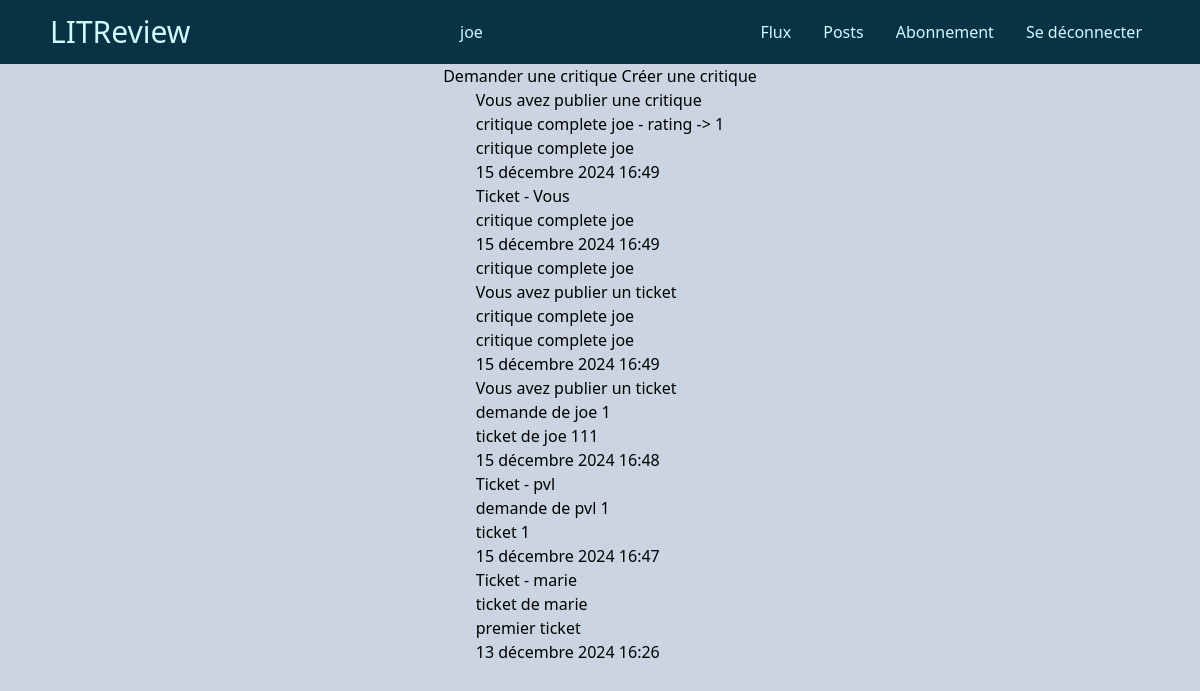
The app's page /review/flux/ (signed in) with its own data.
### authentication/models.py (models this page shows, shortened)
class User(AbstractBaseUser, PermissionsMixin):
    username = models.CharField(max_length=20, unique=True)
    is_active = models.BooleanField(default=True)
    is_superuser = models.BooleanField(default=False)
    is_staff = models.BooleanField(default=False)
    date_joined = models.DateTimeField(default=timezone.now)
    last_login = models.DateTimeField(blank=True, null=True)
    objects = CustomUserManager()
    USERNAME_FIELD = 'username'
    REQUIRED_FIELDS = []

### review/models.py (models this page shows, shortened)
class Review(models.Model):
    ticket = models.ForeignKey(to=Ticket, on_delete=models.CASCADE)
    rating = models.PositiveSmallIntegerField(validators=[MinValueValidator(0), MaxValueValidator(5)])
    headline = models.CharField(max_length=128)
    body = models.CharField(max_length=8192, blank=True)
    user = models.ForeignKey(to=settings.AUTH_USER_MODEL, on_delete=models.CASCADE)
    time_created = models.DateTimeField(auto_now_add=True)

class Ticket(models.Model):
    title = models.CharField(max_length=128)
    description = models.CharField(max_length=2048, blank=True)
    user = models.ForeignKey(to=settings.AUTH_USER_MODEL, on_delete=models.CASCADE)
    image = models.ImageField(null=True, blank=True)
    time_created = models.DateTimeField(auto_now_add=True)

### review/views.py (the view)
# urls.py: path('flux/', views.FluxView.as_view(), name='flux'),
class FluxView(LoginRequiredMixin, View):
    template = 'review/flux.html'
    ticket_class = models.Ticket
    review_class = models.Review
    def get(self, request):
        users_viewable = User.objects.filter(
            Q(follow_user__user = request.user) |
            Q(pk=request.user.pk)
        )
        tickets = self.ticket_class.objects.filter(user__in=users_viewable)
        tickets = tickets.annotate(content_type=Value('TICKET', CharField()))
        reviews = self.review_class.objects.filter(user__in=users_viewable)
        reviews = reviews.annotate(content_type=Value('REVIEW', CharField()))
        posts = sorted(
            chain(tickets, reviews),
            key=lambda post: post.time_created,
            reverse=True
        )
        messages.success(request, 'test')
        return render(request, self.template, context={'posts': posts})

### review/templates/review/flux.html
{% extends 'base.html' %}
{% block content %}
    <div class="flux_head">
        <a href="{% url 'create_ticket' %}">Demander une critique</a>
        <a href="{% url 'create_review' %}">Créer une critique</a>
    </div>
    <div>
        {% for post in posts %}
            <div class="cadre">
                {% if post.content_type == 'TICKET' %}
                    {% include 'review/partials/ticket_snippet.html' %}
                {% elif post.content_type == 'REVIEW' %}
                    {% include 'review/partials/review_snippet.html' %}
                {% endif %}
            </div>
        {% endfor %}
    </div>
{% endblock %}

### templates/base.html (shortened to what this page needs)
<!DOCTYPE html>
<html lang="en">
<head>
    <link rel="stylesheet" href="/static/css/output.css">
</head>
<body class="bg-slate-300">
    <nav class="flex bg-cyan-950 w-full justify-center h-16" >
        <div class="flex justify-between items-center xl:w-2/3 lg:w-11/12 text-cyan-100">
            <h1 class="text-3xl">LITReview</h1>
            {% if user.is_authenticated %}
            <p>{{ user }}</p>
            <ul class="flex gap-4">
                <li>
                    <a href="{% url 'flux' %}" class="px-2 hover:text-cyan-400">Flux</a>
                </li>
                <li>
                    <a href="{% url 'posts' %}" class="px-2 hover:text-cyan-400">Posts</a>
                </li>
                <li>
                    <a href="{% url 'follows' %}" class="px-2 hover:text-cyan-400">Abonnement</a>
                </li>
                <li>
                    <a href="{% url 'logout' %}" class="px-2 hover:text-cyan-400">Se déconnecter</a>
                </li>
            </ul>
            {% endif %}
        </div>
    </nav>
    <section class="flex justify-center w-full">
        <div class="flex flex-col items-center xl:w-2/3 lg:w-11/12">
            {% block content %}{% endblock %}
        </div>
    </section>
</body>
</html>

### review/templates/review/partials/review_snippet.html (shortened to what this page needs)
<div class="head_left">
    <p>Vous avez publier une critique</p>
    <p>{{ post.headline }} - rating -> {{ post.rating }}</p>
    <p>{{ post.body }}</p>
</div>
<p>{{ post.time_created }}</p>
<div class="ticket">
    <p>Ticket - Vous</p>
    <p>{{ post.ticket.title }}</p>
    <p>{{ post.ticket.time_created }}</p>
    <p>{{ post.ticket.description }}</p>
</div>

### review/templates/review/partials/ticket_snippet.html (shortened to what this page needs)
<div class="head_left">
    {% if post.user == user %}
    <p>Vous avez publier un ticket</p>
    {% else %}
    <p>Ticket - {{ post.user }}</p>
    {% endif %}
    <p>{{ post.title }}</p>
    <p>{{ post.description }}</p>
</div>
<p>{{ post.time_created }}</p>

### records on screen
User: username "joe"
Review: headline "critique complete joe", rating "1", body "critique complete joe", time_created "15 décembre 2024 16:49", ticket "critique complete joe", ticket.time_created "15 décembre 2024 16:49", ticket.description "critique complete joe"
Ticket: shows "Vous avez publier un ticket", title "critique complete joe", description "critique complete joe", time_created "15 décembre 2024 16:49"
Ticket: shows "Vous avez publier un ticket", title "demande de joe 1", description "ticket de joe 111", time_created "15 décembre 2024 16:48"
Ticket: user "pvl", title "demande de pvl 1", description "ticket 1", time_created "15 décembre 2024 16:47"
Ticket: user "marie", title "ticket de marie", description "premier ticket", time_created "13 décembre 2024 16:26"
